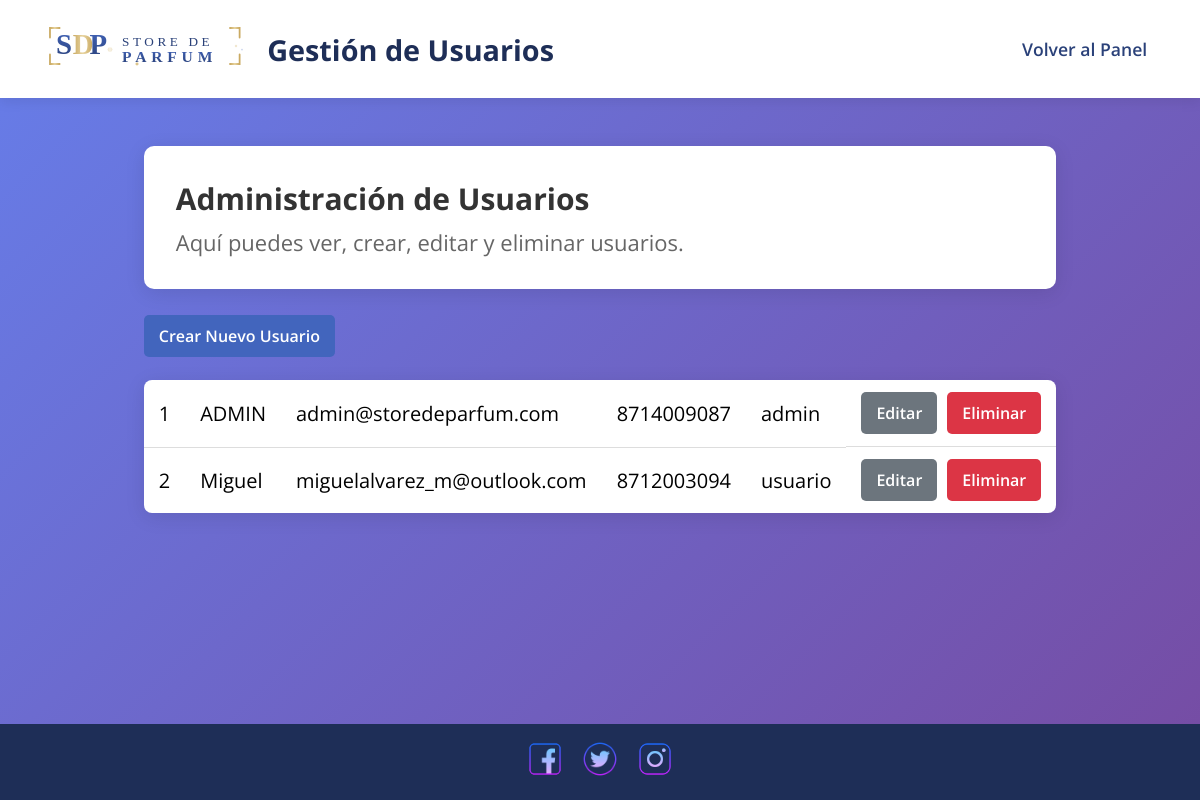
/admin/gestion_usuarios.php (signed in), run on the app's committed database.
### tables this page shows
CREATE TABLE `usuarios` (
  `usr_id` int(11) NOT NULL,
  `usr_email` varchar(100) NOT NULL,
  `usr_nombre` varchar(100) NOT NULL,
  `usr_contrasena` varchar(255) NOT NULL,
  `usr_telefono` varchar(15) NOT NULL,
  `usr_rol` enum('admin','usuario') NOT NULL,
  `usr_fecha_creacion` timestamp NULL DEFAULT current_timestamp()
);

### admin/gestion_usuarios.php (the view, shortened to what this page needs)
<?php
include '../config/conexion_mysql.php';
?>
<!DOCTYPE html>
<html lang="es">
<head>
    <link rel="stylesheet" href="../assets/css/estilos.css">
</head>
<body class="admin-page">
<header class="admin-header">
    <nav class="admin-nav">
        <div class="logo">
            <a href="../index.php"><img src="../assets/img/icons/logo.svg" alt="Logo"></a>
            <h1>Gestión de Usuarios</h1>
        </div>
        <ul class="nav-links">
            <li><a href="panel_admin.php">Volver al Panel</a></li>
        </ul>
    </nav>
</header>
<div class="admin-container main-content">
    <div class="welcome-section">
        <h2>Administración de Usuarios</h2>
        <p>Aquí puedes ver, crear, editar y eliminar usuarios.</p>
    </div>
    <div class="admin-actions">
        <a href="crear_usuario.php" class="btn btn-primary">Crear Nuevo Usuario</a>
    </div>
    <div class="user-table-container">
        <table>
            <tbody>
                <?php
                $sql = "SELECT usr_id, usr_nombre, usr_email, usr_telefono, usr_rol FROM usuarios";
                $result = $conn->query($sql);
                if ($result->num_rows > 0) {
                    while($row = $result->fetch_assoc()) {
                        echo "<tr>";
                        echo "<td>" . $row["usr_id"] . "</td>";
                        echo "<td>" . htmlspecialchars($row["usr_nombre"]) . "</td>";
                        echo "<td>" . htmlspecialchars($row["usr_email"]) . "</td>";
                        echo "<td>" . htmlspecialchars($row["usr_telefono"]) . "</td>";
                        echo "<td>" . htmlspecialchars($row["usr_rol"]) . "</td>";
                        echo '<td class="action-links">';
                        echo '<a href="editar_usuario.php?id=' . $row["usr_id"] . '" class="btn btn-secondary">Editar</a>';
                        echo '<a href="eliminar_usuario.php?id=' . $row["usr_id"] . '" class="btn btn-danger" onclick="return confirm(\'¿Estás seguro de que deseas eliminar este usuario?\');">Eliminar</a>';
                        echo '</td>';
                        echo "</tr>";
                    }
                } else {
                    echo "<tr><td colspan='6'>No se encontraron usuarios.</td></tr>";
                }
                ?>
            </tbody>
        </table>
    </div>
</div>
        <footer class="redes-sociales">
        <div class="redes-container">
            <a href="#"><img src="img/icons/facebook.png" alt="facebook"></a>
            <a href="#"><img src="img/icons/twitter.png" alt="twitter"></a>
            <a href="#"><img src="img/icons/instagram-new.png" alt="instagram"></a>
        </div>
    </footer>
</body>
</html>

### assets/css/estilos.css (style rules this page uses)
* { margin: 0; padding: 0; box-sizing: border-box; }
:root { --color-50: #ECF0F8; --color-100: #CAD4EC; --color-200: #A8B8E1; --color-300: #869CD5; --color-400: #6481C9; --color-500: #4265BD; --color-600: #36539B; --color-700: #2A4179; --color-800: #1E2E57; --color-900: #0F172B; --color-950: #070A13; }
body { font-size: 20px; font-family: 'Open Sans', sans-serif; min-height: 100vh; display: flex; flex-direction: column; }
p { font-size: 22px; }
header { position: sticky; top: 0; z-index: 999; }
.redes-sociales { padding: 10px; background-color: var(--color-800); }
.redes-sociales img { padding: 5px; border-radius: 100%; width: 50px; transition: .3s ease all; }
.redes-container { text-align: center; }
.admin-page { background: linear-gradient(135deg, #667eea 0%, #764ba2 100%); min-height: 100vh; margin: 0; padding: 0; }
.admin-nav { display: flex; justify-content: space-between; align-items: center; max-width: 1400px; margin: 0 auto; padding: 1rem 2rem; position: relative; z-index: 1; }
.admin-nav::before { content: ''; position: absolute; top: 0; left: 50%; transform: translateX(-50%); width: 100vw; height: 100%; background-color: #ffffff; box-shadow: 0 4px 12px rgba(0, 0, 0, 0.08); z-index: -1; }
.admin-nav .logo { display: flex; align-items: center; gap: 1.2rem; }
.admin-nav .logo img { height: 60px; width: auto; }
.admin-nav .logo h1 { font-size: 1.8rem; color: #1E2E57; margin: 0; font-weight: 700; }
.nav-links { list-style: none; margin: 0; padding: 0; }
.nav-links a { color: #2A4179; text-decoration: none; font-weight: 600; font-size: 1.1rem; padding: 0.7rem 1.3rem; border-radius: 8px; transition: all 0.2s ease-in-out; }
.admin-container { max-width: 1400px; margin: 3rem auto; padding: 0 2rem; }
.welcome-section { background: white; padding: 2rem; border-radius: 10px; box-shadow: 0 4px 20px rgba(0,0,0,0.1); margin-bottom: 2rem; }
.welcome-section h2 { color: #333; margin: 0 0 0.5rem 0; }
.welcome-section p { color: #666; margin: 0; }
.user-table-container { overflow-x: auto; margin-top: 2rem; background-color: white; border-radius: 8px; box-shadow: 0 4px 20px rgba(0,0,0,0.1); }
table { width: 100%; border-collapse: collapse; }
th, td { padding: 12px 15px; text-align: left; border-bottom: 1px solid #ddd; }
tr:last-child td { border-bottom: none; }
.action-links { display: flex; flex-wrap: wrap; gap: 10px; }
.action-links a { margin-right: 0; text-decoration: none; }
.admin-actions { margin-bottom: 1.5rem; }
.btn { padding: 10px 15px; border: none; border-radius: 5px; color: white; text-decoration: none; cursor: pointer; font-size: 1rem; font-weight: 600; transition: background-color 0.3s ease, transform 0.2s ease; text-align: center; }
.btn-primary { background-color: var(--color-500); }
.btn-secondary { background-color: #6c757d; }
.btn-danger { background-color: #dc3545; }
.main-content { flex-grow: 1; }

### data on the page
usuarios: usr_id "1", usr_nombre "ADMIN", usr_email "admin@storedeparfum.com", usr_telefono "8714009087", usr_rol "admin"
usuarios: usr_id "2", usr_nombre "Miguel", usr_email "miguelalvarez_m@outlook.com", usr_telefono "8712003094", usr_rol "usuario"
